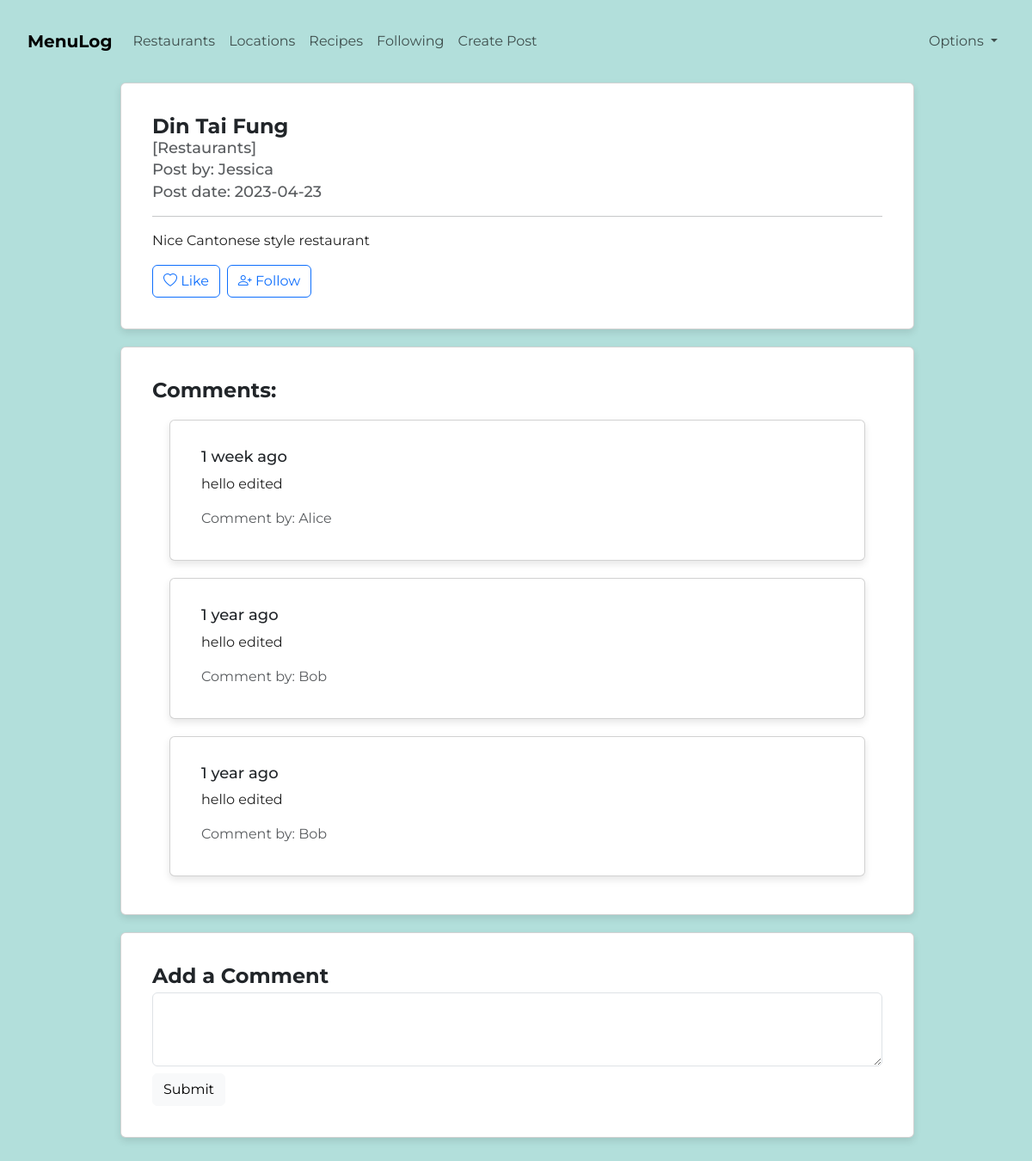
Page /post/2 (signed in) on the committed database.
### tables this page shows
CREATE TABLE posts(
        id INTEGER PRIMARY KEY,
        title VARCHAR(100),
        category TEXT,
        content TEXT,
        datetime TEXT,
        image_name TEXT,
        user_id INTEGER, rating INT, tags TEXT,
        FOREIGN KEY (user_id) REFERENCES users(id) on delete cascade
    );

CREATE TABLE users(
        id INTEGER PRIMARY KEY,
        name TEXT,
        username TEXT,
        email TEXT,
        password TEXT
    );

CREATE TABLE comments(
        id INTEGER PRIMARY KEY,
        content TEXT,
        datetime TEXT,
        user_id INTEGER,
        post_id INTEGER,
        FOREIGN KEY (user_id) REFERENCES users(id) on delete cascade,
        FOREIGN KEY (post_id) REFERENCES posts(id) on delete cascade
);

### app.py (the view)
@app.route('/post/<int:post_id>')
@token_required
def view_post(post_id):
    current_user = jwt.decode(session['token'], token_key, algorithms=['HS256'])
    db = database_worker("shelfshare.db")
    post = db.search(f"SELECT posts.*, users.name FROM posts INNER JOIN users ON posts.user_id = users.id WHERE posts.id = {post_id}")
    comments = db.search(f"SELECT comments.*, users.name FROM comments INNER JOIN users ON comments.user_id = users.id WHERE comments.post_id = {post_id} ORDER BY comments.datetime DESC")
    user_like = db.run_fetchone(f"SELECT * FROM likes WHERE post_id = {post_id} AND user_id = {current_user['user_id']}")
    user_follow = db.run_fetchone(f"SELECT * FROM following WHERE post_id = {post_id} AND user_id = {current_user['user_id']}")
    is_liked = user_like is not None
    is_followed = user_follow is not None
    if post:
        return render_template('post.html', post=post[0], comments=comments, is_liked=is_liked, is_followed=is_followed)
    return render_template('index.html')

### app.py (called while the page is built)
def parse_date(value):
    return value.split(' ')[0]

def how_much_time_ago(value):
    now = datetime.now()
    post_date = datetime.strptime(value, '%Y-%m-%d %H:%M:%S.%f')
    time_diff = now - post_date
    time_units = [
        ('year', 60*60*24*365),
        ('month', 60*60*24*30),
        ('week', 60*60*24*7),
        ('day', 60*60*24),
        ('hour', 60*60),
        ('minute', 60),
        ('second', 1)
    ]
    for unit, unit_length in time_units:
        if time_diff.total_seconds() > unit_length:
            num_units = int(time_diff.total_seconds() // unit_length)
            unit = unit if num_units == 1 else unit + 's'  # Handle plural units
            return f"{num_units} {unit} ago"
    return "Just now"

def token_required(f):
    @wraps(f)
    def decorated(*args, **kwargs):
        if 'token' not in session:
            return redirect(url_for('login'))
        try:
            data = jwt.decode(session['token'], token_key, algorithms=['HS256'])
        except:
            return redirect(url_for('login'))
        return f(*args, **kwargs)
    return decorated

### my_lib.py (called while the page is built)
    def search(self, query):
        result = self.cursor.execute(query).fetchall()
        return result

    def run_fetchone(self, query):
        self.cursor.execute(query)
        result = self.cursor.fetchone()
        return result

### templates/post.html (shortened to what this page needs)
{% extends "base.html" %}
{% block content %}
<div class="col-md-11" style="padding-left: 100px">
    <div class="card mb-3">
        <div class="card-body">
            <h3 class="card-title mb-1">{{ post[1] }}</h3>
            <h5 class="card-subtitle mb-2 text-muted">[{{ post[2] }}]</h5>
            <h6 class="card-subtitle mb-2 text-muted">Post by: {{ post[-1] }}</h6>
            <h6 class="card-subtitle mb-2 text-muted">Post date: {{ post[4]|parse_date }}</h6>
            <hr>
            <p class="card-text">{{ post[3] }}</p>
            <div class="d-flex">
                {% if is_liked %}
                    <form action="{{ url_for('like_post', post_id=post[0]) }}" method="POST">
                        <button type="submit" class="btn btn-primary me-2">
                            <i class="bi bi-heart-fill"></i> Unlike
                        </button>
                    </form>
                {% else %}
                    <form action="{{ url_for('like_post', post_id=post[0]) }}" method="POST">
                        <button type="submit" class="btn btn-outline-primary me-2">
                            <i class="bi bi-heart"></i> Like
                        </button>
                    </form>
                {% endif %}
                {% if is_followed %}
                    <form action="{{ url_for('follow_post', post_id=post[0]) }}" method="POST">
                        <button type="submit" class="btn btn-primary">
                            <i class="bi bi-person-dash-fill"></i> Unfollow
                        </button>
                    </form>
                {% else %}
                    <form action="{{ url_for('follow_post', post_id=post[0]) }}" method="POST">
                        <button type="submit" class="btn btn-outline-primary">
                            <i class="bi bi-person-plus"></i> Follow
                        </button>
                    </form>
                {% endif %}
            </div>
        </div>
    </div>
</div>
<div class="col-md-11" style="padding-left: 100px">
    {% if comments %}
    <div class="card mb-3">
        <div class="card-body">
            <h4 class="card-title mb-1">Comments:</h4>
            {% for comment in comments %}
                <div class="card mb-2">
                    <div class="card-body">
                        <h6 class="card-subtitle mb-2">{{ comment[2]|how_much_time_ago }}</h6>
                        <p class="card-text">{{ comment[1] }}</p>
                        <p class="card-text text-muted">Comment by: {{ comment[-1] }}</p>
                    </div>
                </div>
            {% endfor %}
        </div>
    </div>
    {% endif %}
<div class="card mb-3">
    <div class="card-body">
        <h4 class="card-title mb-1">Add a Comment</h4>
        <form action="{{ url_for('add_comment', post_id=post[0]) }}" method="POST">
            <div class="form-group">
                <textarea class="form-control mb-2" id="comment" name="comment" rows="3" required pattern="\S+"></textarea>
            </div>
            <button type="submit" class="btn btn-primary btn-light">Submit</button>
        </form>
    </div>
</div>
</div>
{% endblock %}

### static/style.css (style rules this page uses)
.body_index { background-color: #B2DFDB; font-family: 'Montserrat', Arial, Helvetica, sans-serif; color: #004D40; padding: 20px; }
button { background-color: #004D40; color: #FFFFFF; border: none; padding: 10px 20px; font-size: 16px; font-family: 'Montserrat', Arial, Helvetica, sans-serif; cursor: pointer; transition: background-color 0.3s; }
.card { background-color: #FFFFFF; border: 1px solid #BDBDBD; border-radius: 10px; box-shadow: 0 4px 8px rgba(0, 0, 0, 0.1); margin: 20px; padding: 20px; }
.card-title { font-size: 24px; font-weight: 700; color: #004D40; }
.card-subtitle { font-size: 18px; color: #00796B; }
.card-text { font-size: 16px; color: #212121; }

### rows in the picture
posts: title "Din Tai Fung", category "Restaurants", datetime "2023-04-23", content "Nice Cantonese style restaurant"
users: name "Jessica"
comments: datetime "1 week ago", content "hello edited", name "Alice"
comments: datetime "1 year ago", content "hello edited", name "Bob"
comments: datetime "1 year ago", content "hello edited", name "Bob"
